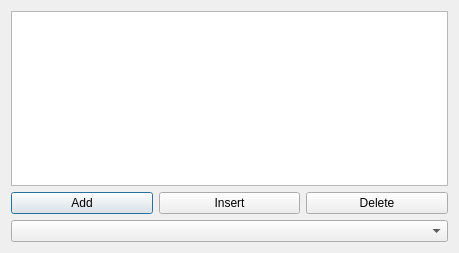
<?xml version="1.0" encoding="UTF-8"?>
<ui version="4.0">
 <class>Dialog</class>
 <widget class="QDialog" name="Dialog">
  <property name="geometry">
   <rect>
    <x>0</x>
    <y>0</y>
    <width>459</width>
    <height>253</height>
   </rect>
  </property>
  <property name="windowTitle">
   <string>Dialog</string>
  </property>
  <layout class="QVBoxLayout" name="verticalLayout">
   <item>
    <widget class="QListView" name="listView"/>
   </item>
   <item>
    <layout class="QHBoxLayout" name="horizontalLayout">
     <item>
      <widget class="QPushButton" name="pushButton">
       <property name="text">
        <string>Add</string>
       </property>
      </widget>
     </item>
     <item>
      <widget class="QPushButton" name="pushButton_2">
       <property name="text">
        <string>Insert</string>
       </property>
      </widget>
     </item>
     <item>
      <widget class="QPushButton" name="pushButton_3">
       <property name="text">
        <string>Delete</string>
       </property>
      </widget>
     </item>
    </layout>
   </item>
   <item>
    <widget class="QComboBox" name="comboBox"/>
   </item>
  </layout>
 </widget>
 <resources/>
 <connections/>
</ui>
